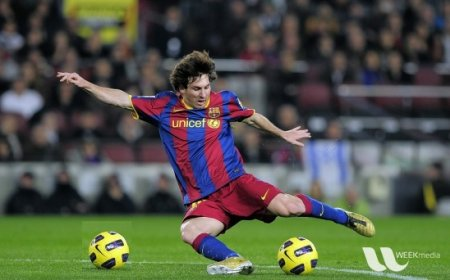
#> input picture football.png, 450 x 280 px, found by its file name
$ python picture_deal.py
#> lines starting #> are read from the running program, lines starting #| are printed output that depends on the picture
from cv2 import cv2 as cv
import numpy as np


def nothing(x):
    pass


img1 = cv.imread('football.png')
#> img1 is the input picture: shape (280, 450, 3); mean B, G, R 72.3, 85.8, 82.3
img2 = cv.imread('star_.jpg')
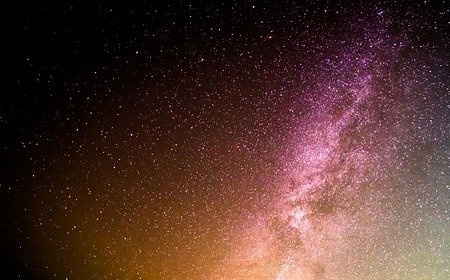
#> input picture star_.jpg, 450 x 280 px, found by its file name
#> img2 is the input picture: shape (280, 450, 3); mean B, G, R 45.9, 52.2, 82.6

# 输出图像信息
print(img2.shape)
#| (280, 450, 3)
print(img1.shape)
#| (280, 450, 3)
print(img2.dtype)
#| uint8
print(img2.size)
#| 378000

# 创建滑条与窗口
cv.namedWindow('transform')
cv.createTrackbar('coefficient', 'transform', 0, 100, nothing)
#> slider 'coefficient' is set to 33


# 将图中足球用矩形圈出
cv.rectangle(img1, (81, 220), (134, 271), (0, 255, 0), 2)
cv.rectangle(img1, (275,230), (321,276), (0, 0, 255), 2)
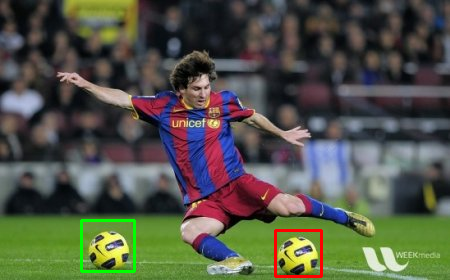
#> img1: shape (280, 450, 3); mean B, G, R 71.8, 85.7, 82.5


while True:
    coefficients = cv.getTrackbarPos('coefficient', 'transform')

    #添加权重
    img = cv.addWeighted(img1, float(coefficients / 100.0),
                         img2, float(1.0 - (coefficients / 100.0)), 0)
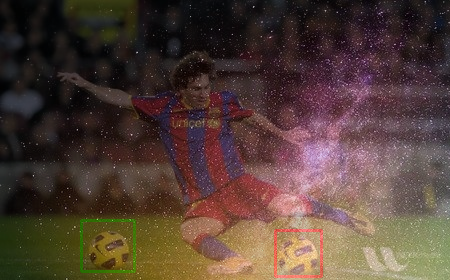
#> img: shape (280, 450, 3); mean B, G, R 54.5, 63.3, 82.6
    cv.imshow('transform', img)
    key = cv.waitKey(10)
#> (key Esc is pressed here)
    if key == 27:
        break
